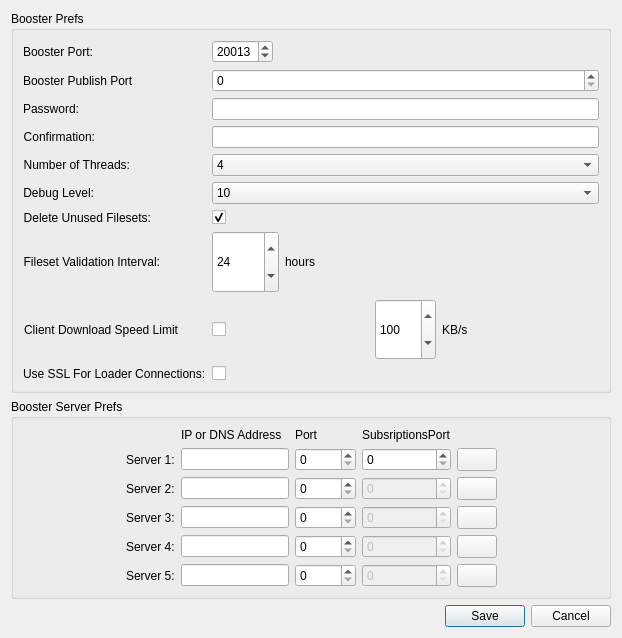
<?xml version="1.0" encoding="UTF-8"?>
<ui version="4.0">
 <class>BoosterPreferencesDlg</class>
 <widget class="QWidget" name="BoosterPreferencesDlg">
  <property name="geometry">
   <rect>
    <x>0</x>
    <y>0</y>
    <width>622</width>
    <height>638</height>
   </rect>
  </property>
  <property name="windowTitle">
   <string>FileWave Booster Preferences</string>
  </property>
  <layout class="QVBoxLayout" name="verticalLayout">
   <item>
    <widget class="QGroupBox" name="groupBox">
     <property name="title">
      <string>Booster Prefs</string>
     </property>
     <layout class="QFormLayout" name="formLayout">
      <item row="0" column="0">
       <widget class="QLabel" name="label">
        <property name="sizePolicy">
         <sizepolicy hsizetype="Preferred" vsizetype="MinimumExpanding">
          <horstretch>0</horstretch>
          <verstretch>0</verstretch>
         </sizepolicy>
        </property>
        <property name="text">
         <string>Booster Port:</string>
        </property>
        <property name="alignment">
         <set>Qt::AlignRight|Qt::AlignTrailing|Qt::AlignVCenter</set>
        </property>
       </widget>
      </item>
      <item row="0" column="1">
       <widget class="QSpinBox" name="spinBoxBoosterPort">
        <property name="sizePolicy">
         <sizepolicy hsizetype="Fixed" vsizetype="Fixed">
          <horstretch>0</horstretch>
          <verstretch>0</verstretch>
         </sizepolicy>
        </property>
        <property name="maximum">
         <number>65535</number>
        </property>
        <property name="value">
         <number>20013</number>
        </property>
       </widget>
      </item>
      <item row="2" column="0">
       <widget class="QLabel" name="label_5">
        <property name="sizePolicy">
         <sizepolicy hsizetype="Preferred" vsizetype="MinimumExpanding">
          <horstretch>0</horstretch>
          <verstretch>0</verstretch>
         </sizepolicy>
        </property>
        <property name="text">
         <string>Password:</string>
        </property>
        <property name="alignment">
         <set>Qt::AlignRight|Qt::AlignTrailing|Qt::AlignVCenter</set>
        </property>
       </widget>
      </item>
      <item row="2" column="1">
       <widget class="QLineEdit" name="lineEditPassword">
        <property name="echoMode">
         <enum>QLineEdit::Password</enum>
        </property>
       </widget>
      </item>
      <item row="3" column="0">
       <widget class="QLabel" name="label_6">
        <property name="sizePolicy">
         <sizepolicy hsizetype="Preferred" vsizetype="MinimumExpanding">
          <horstretch>0</horstretch>
          <verstretch>0</verstretch>
         </sizepolicy>
        </property>
        <property name="text">
         <string>Confirmation:</string>
        </property>
        <property name="alignment">
         <set>Qt::AlignRight|Qt::AlignTrailing|Qt::AlignVCenter</set>
        </property>
       </widget>
      </item>
      <item row="3" column="1">
       <widget class="QLineEdit" name="lineEditPasswordConfirmation">
        <property name="echoMode">
         <enum>QLineEdit::Password</enum>
        </property>
       </widget>
      </item>
      <item row="4" column="0">
       <widget class="QLabel" name="label_4">
        <property name="sizePolicy">
         <sizepolicy hsizetype="Preferred" vsizetype="MinimumExpanding">
          <horstretch>0</horstretch>
          <verstretch>0</verstretch>
         </sizepolicy>
        </property>
        <property name="text">
         <string>Number of Threads:</string>
        </property>
        <property name="alignment">
         <set>Qt::AlignRight|Qt::AlignTrailing|Qt::AlignVCenter</set>
        </property>
       </widget>
      </item>
      <item row="4" column="1">
       <widget class="QComboBox" name="comboBoxThreads">
        <item>
         <property name="text">
          <string>4</string>
         </property>
        </item>
        <item>
         <property name="text">
          <string>8</string>
         </property>
        </item>
        <item>
         <property name="text">
          <string>16</string>
         </property>
        </item>
        <item>
         <property name="text">
          <string>32</string>
         </property>
        </item>
        <item>
         <property name="text">
          <string>64</string>
         </property>
        </item>
        <item>
         <property name="text">
          <string>96</string>
         </property>
        </item>
        <item>
         <property name="text">
          <string>128</string>
         </property>
        </item>
       </widget>
      </item>
      <item row="5" column="0">
       <widget class="QLabel" name="label_7">
        <property name="sizePolicy">
         <sizepolicy hsizetype="Preferred" vsizetype="MinimumExpanding">
          <horstretch>0</horstretch>
          <verstretch>0</verstretch>
         </sizepolicy>
        </property>
        <property name="text">
         <string>Debug Level:</string>
        </property>
        <property name="alignment">
         <set>Qt::AlignRight|Qt::AlignTrailing|Qt::AlignVCenter</set>
        </property>
       </widget>
      </item>
      <item row="5" column="1">
       <widget class="QComboBox" name="comboBoxDebugLevel">
        <item>
         <property name="text">
          <string>10</string>
         </property>
        </item>
        <item>
         <property name="text">
          <string>99</string>
         </property>
        </item>
        <item>
         <property name="text">
          <string>101</string>
         </property>
        </item>
       </widget>
      </item>
      <item row="6" column="0">
       <widget class="QLabel" name="label_8">
        <property name="sizePolicy">
         <sizepolicy hsizetype="Preferred" vsizetype="MinimumExpanding">
          <horstretch>0</horstretch>
          <verstretch>0</verstretch>
         </sizepolicy>
        </property>
        <property name="text">
         <string>Delete Unused Filesets:</string>
        </property>
        <property name="alignment">
         <set>Qt::AlignRight|Qt::AlignTrailing|Qt::AlignVCenter</set>
        </property>
       </widget>
      </item>
      <item row="6" column="1">
       <widget class="QCheckBox" name="checkBoxDeleteUnusedFilesets">
        <property name="text">
         <string/>
        </property>
        <property name="checked">
         <bool>true</bool>
        </property>
       </widget>
      </item>
      <item row="7" column="0">
       <widget class="QLabel" name="label_14">
        <property name="sizePolicy">
         <sizepolicy hsizetype="Preferred" vsizetype="MinimumExpanding">
          <horstretch>0</horstretch>
          <verstretch>0</verstretch>
         </sizepolicy>
        </property>
        <property name="text">
         <string>Fileset Validation Interval:</string>
        </property>
        <property name="alignment">
         <set>Qt::AlignRight|Qt::AlignTrailing|Qt::AlignVCenter</set>
        </property>
       </widget>
      </item>
      <item row="7" column="1">
       <layout class="QHBoxLayout" name="horizontalLayout_3">
        <item>
         <widget class="QSpinBox" name="spinBoxFilesetValidationInterval">
          <property name="sizePolicy">
           <sizepolicy hsizetype="Fixed" vsizetype="Fixed">
            <horstretch>0</horstretch>
            <verstretch>0</verstretch>
           </sizepolicy>
          </property>
          <property name="maximumSize">
           <size>
            <width>16777215</width>
            <height>16777209</height>
           </size>
          </property>
          <property name="maximum">
           <number>999999999</number>
          </property>
          <property name="value">
           <number>24</number>
          </property>
         </widget>
        </item>
        <item>
         <widget class="QLabel" name="label_15">
          <property name="text">
           <string>hours</string>
          </property>
         </widget>
        </item>
       </layout>
      </item>
      <item row="8" column="0">
       <widget class="QLabel" name="label_19">
        <property name="sizePolicy">
         <sizepolicy hsizetype="Preferred" vsizetype="MinimumExpanding">
          <horstretch>0</horstretch>
          <verstretch>0</verstretch>
         </sizepolicy>
        </property>
        <property name="text">
         <string>Client Download Speed Limit</string>
        </property>
        <property name="alignment">
         <set>Qt::AlignRight|Qt::AlignTrailing|Qt::AlignVCenter</set>
        </property>
       </widget>
      </item>
      <item row="8" column="1">
       <layout class="QHBoxLayout" name="horizontalLayout_2">
        <item>
         <widget class="QCheckBox" name="bandwidthCheckbox">
          <property name="layoutDirection">
           <enum>Qt::LeftToRight</enum>
          </property>
          <property name="text">
           <string/>
          </property>
         </widget>
        </item>
        <item>
         <widget class="QSpinBox" name="spinBoxBandwidthLimit">
          <property name="sizePolicy">
           <sizepolicy hsizetype="Fixed" vsizetype="Fixed">
            <horstretch>0</horstretch>
            <verstretch>0</verstretch>
           </sizepolicy>
          </property>
          <property name="maximumSize">
           <size>
            <width>16777215</width>
            <height>16777209</height>
           </size>
          </property>
          <property name="toolTip">
           <string>Each client will be limited to the specified download rate from this booster.  Uncheck this box to remove the download limit.</string>
          </property>
          <property name="minimum">
           <number>10</number>
          </property>
          <property name="maximum">
           <number>10240</number>
          </property>
          <property name="singleStep">
           <number>100</number>
          </property>
          <property name="value">
           <number>100</number>
          </property>
         </widget>
        </item>
        <item>
         <widget class="QLabel" name="bandwidthLabel">
          <property name="text">
           <string>KB/s</string>
          </property>
         </widget>
        </item>
       </layout>
      </item>
      <item row="9" column="0">
       <widget class="QLabel" name="label_16">
        <property name="sizePolicy">
         <sizepolicy hsizetype="Preferred" vsizetype="MinimumExpanding">
          <horstretch>0</horstretch>
          <verstretch>0</verstretch>
         </sizepolicy>
        </property>
        <property name="layoutDirection">
         <enum>Qt::LeftToRight</enum>
        </property>
        <property name="text">
         <string>Use SSL For Loader Connections:</string>
        </property>
       </widget>
      </item>
      <item row="9" column="1">
       <widget class="QCheckBox" name="cbUseSslForServers">
        <property name="layoutDirection">
         <enum>Qt::LeftToRight</enum>
        </property>
        <property name="text">
         <string/>
        </property>
       </widget>
      </item>
      <item row="1" column="0">
       <widget class="QLabel" name="label_18">
        <property name="text">
         <string>Booster Publish Port</string>
        </property>
       </widget>
      </item>
      <item row="1" column="1">
       <widget class="QSpinBox" name="spinBox_BoosterPublishPort">
        <property name="maximum">
         <number>65535</number>
        </property>
       </widget>
      </item>
     </layout>
    </widget>
   </item>
   <item>
    <widget class="QGroupBox" name="groupBox_2">
     <property name="title">
      <string>Booster Server Prefs</string>
     </property>
     <layout class="QGridLayout" name="gridLayout" rowstretch="0,0,0,0,0,0" columnstretch="0,0,0,0,0,0,0">
      <item row="4" column="2">
       <widget class="QLineEdit" name="lineEditServer4"/>
      </item>
      <item row="2" column="3">
       <widget class="QSpinBox" name="spinBoxPort2">
        <property name="maximum">
         <number>65535</number>
        </property>
       </widget>
      </item>
      <item row="2" column="0">
       <spacer name="horizontalSpacer">
        <property name="orientation">
         <enum>Qt::Horizontal</enum>
        </property>
        <property name="sizeHint" stdset="0">
         <size>
          <width>40</width>
          <height>20</height>
         </size>
        </property>
       </spacer>
      </item>
      <item row="4" column="1">
       <widget class="QLabel" name="label_12">
        <property name="text">
         <string>Server 4:</string>
        </property>
       </widget>
      </item>
      <item row="5" column="1">
       <widget class="QLabel" name="label_13">
        <property name="text">
         <string>Server 5:</string>
        </property>
       </widget>
      </item>
      <item row="0" column="2">
       <widget class="QLabel" name="label_2">
        <property name="text">
         <string>IP or DNS Address</string>
        </property>
        <property name="scaledContents">
         <bool>true</bool>
        </property>
       </widget>
      </item>
      <item row="3" column="6">
       <spacer name="horizontalSpacer_2">
        <property name="orientation">
         <enum>Qt::Horizontal</enum>
        </property>
        <property name="sizeHint" stdset="0">
         <size>
          <width>40</width>
          <height>20</height>
         </size>
        </property>
       </spacer>
      </item>
      <item row="5" column="2">
       <widget class="QLineEdit" name="lineEditServer5"/>
      </item>
      <item row="4" column="3">
       <widget class="QSpinBox" name="spinBoxPort4">
        <property name="maximum">
         <number>65535</number>
        </property>
       </widget>
      </item>
      <item row="0" column="3">
       <widget class="QLabel" name="label_3">
        <property name="text">
         <string>Port</string>
        </property>
        <property name="scaledContents">
         <bool>true</bool>
        </property>
       </widget>
      </item>
      <item row="3" column="3">
       <widget class="QSpinBox" name="spinBoxPort3">
        <property name="maximum">
         <number>65535</number>
        </property>
       </widget>
      </item>
      <item row="3" column="2">
       <widget class="QLineEdit" name="lineEditServer3"/>
      </item>
      <item row="2" column="1">
       <widget class="QLabel" name="label_10">
        <property name="text">
         <string>Server 2:</string>
        </property>
       </widget>
      </item>
      <item row="3" column="1">
       <widget class="QLabel" name="label_11">
        <property name="text">
         <string>Server 3:</string>
        </property>
       </widget>
      </item>
      <item row="5" column="3">
       <widget class="QSpinBox" name="spinBoxPort5">
        <property name="maximum">
         <number>65535</number>
        </property>
       </widget>
      </item>
      <item row="2" column="2">
       <widget class="QLineEdit" name="lineEditServer2"/>
      </item>
      <item row="1" column="1">
       <widget class="QLabel" name="label_9">
        <property name="text">
         <string>Server 1:</string>
        </property>
       </widget>
      </item>
      <item row="1" column="2">
       <widget class="QLineEdit" name="lineEditServer1"/>
      </item>
      <item row="1" column="3">
       <widget class="QSpinBox" name="spinBoxPort1">
        <property name="maximum">
         <number>65535</number>
        </property>
       </widget>
      </item>
      <item row="5" column="5">
       <widget class="BonjourServiceView" name="bonjourView5">
        <property name="sizePolicy">
         <sizepolicy hsizetype="Minimum" vsizetype="Preferred">
          <horstretch>0</horstretch>
          <verstretch>0</verstretch>
         </sizepolicy>
        </property>
       </widget>
      </item>
      <item row="3" column="5">
       <widget class="BonjourServiceView" name="bonjourView3">
        <property name="sizePolicy">
         <sizepolicy hsizetype="Minimum" vsizetype="Preferred">
          <horstretch>0</horstretch>
          <verstretch>0</verstretch>
         </sizepolicy>
        </property>
       </widget>
      </item>
      <item row="1" column="5">
       <widget class="BonjourServiceView" name="bonjourView1">
        <property name="sizePolicy">
         <sizepolicy hsizetype="Minimum" vsizetype="Preferred">
          <horstretch>0</horstretch>
          <verstretch>0</verstretch>
         </sizepolicy>
        </property>
       </widget>
      </item>
      <item row="4" column="5">
       <widget class="BonjourServiceView" name="bonjourView4">
        <property name="sizePolicy">
         <sizepolicy hsizetype="Minimum" vsizetype="Preferred">
          <horstretch>0</horstretch>
          <verstretch>0</verstretch>
         </sizepolicy>
        </property>
       </widget>
      </item>
      <item row="2" column="5">
       <widget class="BonjourServiceView" name="bonjourView2">
        <property name="sizePolicy">
         <sizepolicy hsizetype="Minimum" vsizetype="Preferred">
          <horstretch>0</horstretch>
          <verstretch>0</verstretch>
         </sizepolicy>
        </property>
       </widget>
      </item>
      <item row="1" column="4">
       <widget class="QSpinBox" name="spinBoxSubsPort1">
        <property name="maximum">
         <number>65535</number>
        </property>
       </widget>
      </item>
      <item row="0" column="4">
       <widget class="QLabel" name="label_17">
        <property name="text">
         <string>SubsriptionsPort</string>
        </property>
       </widget>
      </item>
      <item row="2" column="4">
       <widget class="QSpinBox" name="spinBoxSubsPort2">
        <property name="enabled">
         <bool>false</bool>
        </property>
        <property name="maximum">
         <number>65535</number>
        </property>
       </widget>
      </item>
      <item row="3" column="4">
       <widget class="QSpinBox" name="spinBoxSubsPort3">
        <property name="enabled">
         <bool>false</bool>
        </property>
        <property name="maximum">
         <number>65535</number>
        </property>
       </widget>
      </item>
      <item row="4" column="4">
       <widget class="QSpinBox" name="spinBoxSubsPort4">
        <property name="enabled">
         <bool>false</bool>
        </property>
        <property name="maximum">
         <number>65535</number>
        </property>
       </widget>
      </item>
      <item row="5" column="4">
       <widget class="QSpinBox" name="spinBoxSubsPort5">
        <property name="enabled">
         <bool>false</bool>
        </property>
        <property name="maximum">
         <number>65535</number>
        </property>
       </widget>
      </item>
     </layout>
    </widget>
   </item>
   <item>
    <widget class="QDialogButtonBox" name="buttonBox">
     <property name="standardButtons">
      <set>QDialogButtonBox::Cancel|QDialogButtonBox::Save</set>
     </property>
    </widget>
   </item>
  </layout>
 </widget>
 <customwidgets>
  <customwidget>
   <class>BonjourServiceView</class>
   <extends>QPushButton</extends>
   <header>FileWaveGuiLib/bonjour/bonjourserviceview.h</header>
  </customwidget>
 </customwidgets>
 <tabstops>
  <tabstop>spinBoxBoosterPort</tabstop>
  <tabstop>spinBox_BoosterPublishPort</tabstop>
  <tabstop>lineEditPassword</tabstop>
  <tabstop>lineEditPasswordConfirmation</tabstop>
  <tabstop>comboBoxThreads</tabstop>
  <tabstop>comboBoxDebugLevel</tabstop>
  <tabstop>checkBoxDeleteUnusedFilesets</tabstop>
  <tabstop>spinBoxFilesetValidationInterval</tabstop>
  <tabstop>bandwidthCheckbox</tabstop>
  <tabstop>spinBoxBandwidthLimit</tabstop>
  <tabstop>cbUseSslForServers</tabstop>
  <tabstop>lineEditServer1</tabstop>
  <tabstop>spinBoxPort1</tabstop>
  <tabstop>spinBoxSubsPort1</tabstop>
  <tabstop>bonjourView1</tabstop>
  <tabstop>lineEditServer2</tabstop>
  <tabstop>spinBoxPort2</tabstop>
  <tabstop>spinBoxSubsPort2</tabstop>
  <tabstop>bonjourView2</tabstop>
  <tabstop>lineEditServer3</tabstop>
  <tabstop>spinBoxPort3</tabstop>
  <tabstop>spinBoxSubsPort3</tabstop>
  <tabstop>bonjourView3</tabstop>
  <tabstop>lineEditServer4</tabstop>
  <tabstop>spinBoxPort4</tabstop>
  <tabstop>spinBoxSubsPort4</tabstop>
  <tabstop>bonjourView4</tabstop>
  <tabstop>lineEditServer5</tabstop>
  <tabstop>spinBoxPort5</tabstop>
  <tabstop>spinBoxSubsPort5</tabstop>
  <tabstop>bonjourView5</tabstop>
 </tabstops>
 <resources/>
 <connections/>
</ui>
